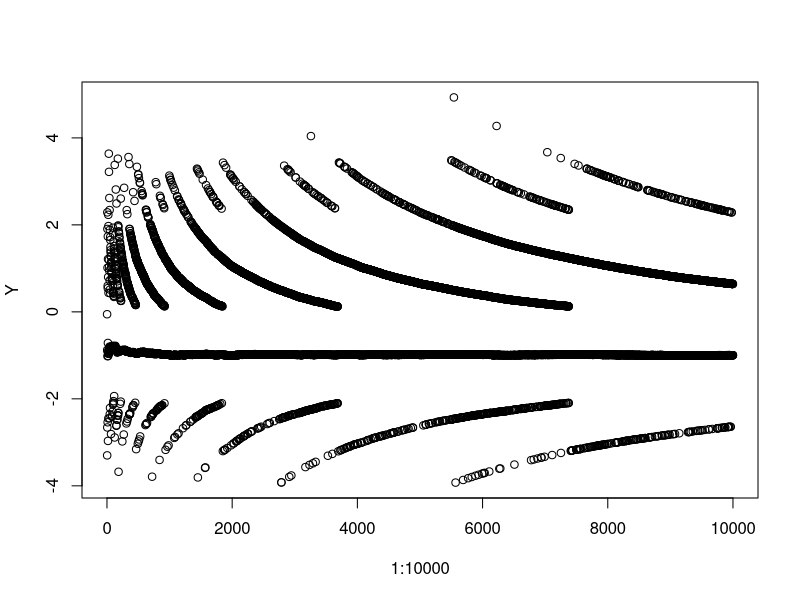
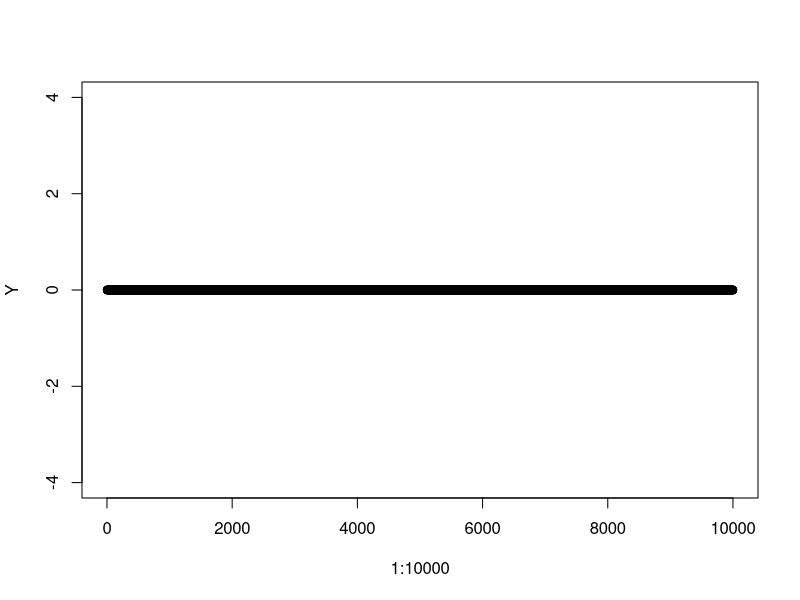

Reproduce these figures in R, in order.
## ---- chunk 1
knitr::opts_chunk$set(echo = TRUE)
## ---- chunk 2
x1<-1/3
x2<-1/4
if(x1-x2==1/12){
print ( "Subtraction is correct " )
  }else{
print ( " Subtraction is wrong" )
}
## ---- chunk 3
x1<-1
x2<-1/2
if(x1-x2==1/2){
print ( "Subtraction is correct " )
  }else{
print ( " Subtraction is wrong" )
}
## ---- chunk 4
x1<-1/3
x2<-1/4
if(all.equal(x1-x2,1/12)==TRUE){
print ( "Subtraction is correct " )
  }else{
print ( " Subtraction is wrong" )
}
## ---- chunk 5
derivative<-function(x){
  sigma<-10^-15
  deri<-(x+sigma-x)/sigma
  return(deri)
}
## ---- chunk 6
x<-1
derivative(x)
x<-100000
derivative(x)
## ---- chunk 7
myvar<-function(x){
  n<-length(x)
  variance<-1/(n-1)*(sum(x^2)-1/n*(sum(x)^2))
  return(variance)
}
## ---- chunk 8
set.seed(123)
x<-rnorm(10000,10^8,1)
## ---- chunk 9
Y<-c()
for(i in 1:10000){
  xi<-x[1:i]
  Yi<-myvar(xi)-var(xi)
  Y<-c(Y,Yi)
}
plot(1:10000,Y)
## ---- chunk 10
set.seed(123)
x<-rnorm(10000,10^8,1)
Y<-c()
myvar2<-function(x){
  n<-length(x)
  var_new<-sum((x-sum(x)/n)^2)/(n-1)
  return(var_new)
}
for(i in 1:10000){
  xi<-x[1:i]
  Yi<-myvar2(xi)-var(xi)
  Y<-c(Y,Yi)
}
plot(1:10000,Y,ylim = c(-4,4))
